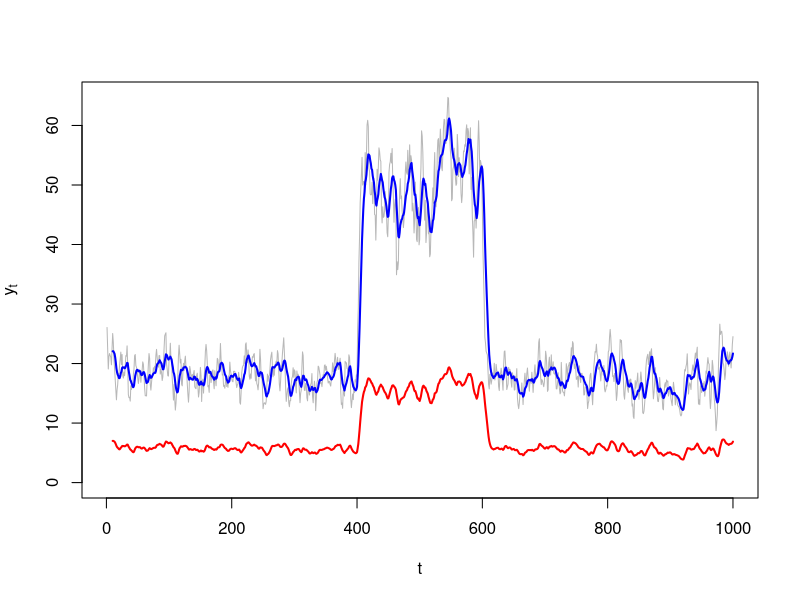

Source code (R):
## ---- chunk 1
TruncExpDist <- function(n_smoothing_periods, 
                         rate_of_decay){
    ## Get exponential curve
    my_dist <- dexp(x = seq(1:n_smoothing_periods), 
                    rate = rate_of_decay)
    my_dist_normalized <- my_dist / sum(my_dist)
    return(my_dist_normalized)
}
## ---- chunk 2
TruncExpDist(n_smoothing_periods = 10, 
             rate_of_decay = .1)
## ---- chunk 3
Starting_Distribution <- dexp(1:10, rate = .1) 
## Same as: 
# Starting_Distribution <- .1 * exp(-1:10 * .1)
Starting_Distribution
## ---- chunk 4
Weights <- Starting_Distribution / sum(Starting_Distribution) 
Weights
## ---- chunk 5
x <- 1:10
N <- length(x)
sd(1:10)
sqrt(sum((x-mean(x))^2)/(N-1))
sqrt((sum((1:10)^2) - sum((1:10))^2 / N ) / (N-1))
## ---- chunk 6
## Make temp variables for manual debugging:
input = list(randomseed=101010, 
             bump_start = 400,
             bump_duration = 200, smoothing_period = 10, 
             rate_of_decay = .1)
set.seed(input$randomseed)
bump_start <- input$bump_start
bump_duration <- input$bump_duration
bump_duration <- min((1000-bump_start), bump_duration)

input1 <- list(mu = 4,
               sigma = 1.58,
               root1 = 1.05,
               root2 = -.275,
               start1 = 25,
               start2 = 10)
input2 <- list(mu = 9,
               sigma = 3.2,
	           root1= .95,
	           root2 = -.125,
	           start1 = 25,
	           start2 = 10)

seq1 <- filter(rnorm(bump_start - 1, 
                     mean = input1$mu, 
                     sd = input1$sigma), 
               filter = c(input1$root1, input1$root2), 
               method = "recursive", 
               init = c(input1$start1, input1$start2))
seq2 <- filter(rnorm(bump_duration, 
                     mean = input2$mu, 
                     sd = input2$sigma), 
               filter = c(input2$root1, input2$root2), 
               method = "recursive", 
               init = c(seq1[bump_start - 2], seq1[bump_start - 1]))
seq3 <- filter(rnorm(1000 - (bump_start + bump_duration - 1), 
                     mean = input1$mu, 
                     sd = input1$sigma), 
               filter = c(input1$root1, input1$root2), 
               method = "recursive", 
               init = c(seq2[bump_duration - 2], seq2[bump_duration - 1]))
## Run this line when debugging / executing code manually:
ar_data <- function(){ts(c(seq1,seq2,seq3))}

## Get inputs
smoothing_period <- input$smoothing_period
rate_of_decay <- input$rate_of_decay
## Get exponential curve
my_dist <- dexp(x = seq(1:smoothing_period), 
                rate = rate_of_decay)
my_dist_normalized <- my_dist / sum(my_dist)

## PLOT RAW DATA
plot(ar_data(), 
     xlab = "t", 
     ylab = expression(y[t]), 
     pch = 16, 
     col = 'gray72',
     ylim = range(c(0, ar_data())))
## PLOT ROLLING MEAN
rolling_mean <- filter(x = ar_data(), 
             filter = my_dist_normalized, 
             method = "convolution", 
             sides = 1)
lines(rolling_mean, 
      col="blue", 
      lwd=2)
## CALCULATE ROLLING STANDARD STD DEV
part1 <- filter(x = ar_data()^2, 
                filter = my_dist_normalized, 
                method = "convolution", 
                sides = 1)
part2 <- filter(x = ar_data(), 
                filter = my_dist_normalized, 
                method = "convolution", 
                sides = 1)
N <- length(my_dist_normalized)
rolling_sd <- sqrt((part1 - part2 ^ 2 / N) / (N - 1))
lines(rolling_sd, 
      col="red", 
      lwd=2)

## ---- chunk 7
tab <- data.table::data.table(ar_data = ar_data(),
                              rolling_smooth_mean = rolling_mean,
                              rolling_smooth_sd = rolling_sd)
print(tab, 1000)


